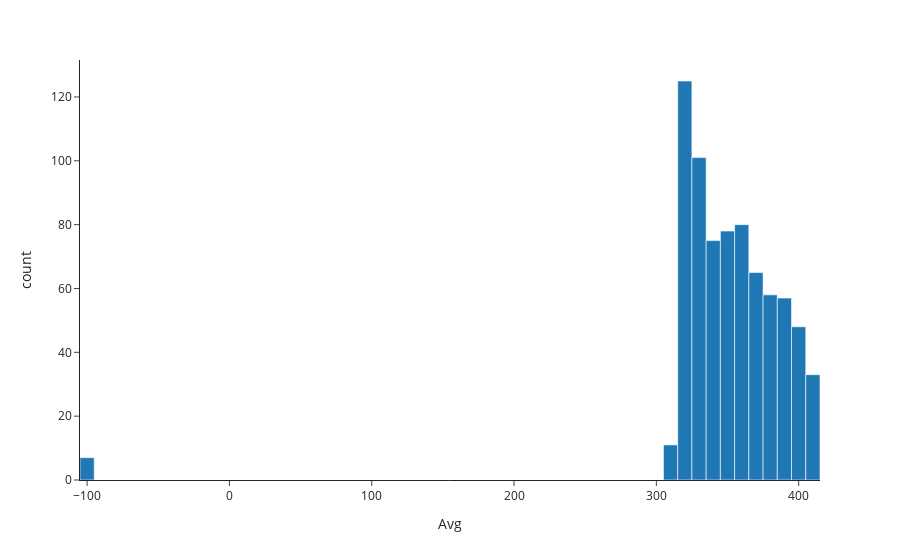

Write notebook code for a chart like this one.
### Code cell
px.histogram(co2, x='Avg')

### Figure 1 — Plotly figure (JSON) as saved in the notebook; plotly's stock layout.template omitted (floating-point values rounded to 4 significant figures; data arrays with more than 128 entries replaced by an {"elided": "..."} marker saying what was removed)
{"data": [{"alignmentgroup": "True", "bingroup": "x", "hovertemplate": "Avg=%{x}<br>count=%{y}<extra></extra>", "legendgroup": "", "marker": {"color": "#1F77B4", "pattern": {"shape": ""}}, "name": "", "offsetgroup": "", "orientation": "v", "showlegend": false, "type": "histogram", "x": {"elided": "738 float values"}, "xaxis": "x", "yaxis": "y"}], "layout": {"barmode": "relative", "legend": {"tracegroupgap": 0}, "margin": {"t": 60}, "xaxis": {"anchor": "y", "domain": [0, 1], "title": {"text": "Avg"}}, "yaxis": {"anchor": "x", "domain": [0, 1], "title": {"text": "count"}}}}
